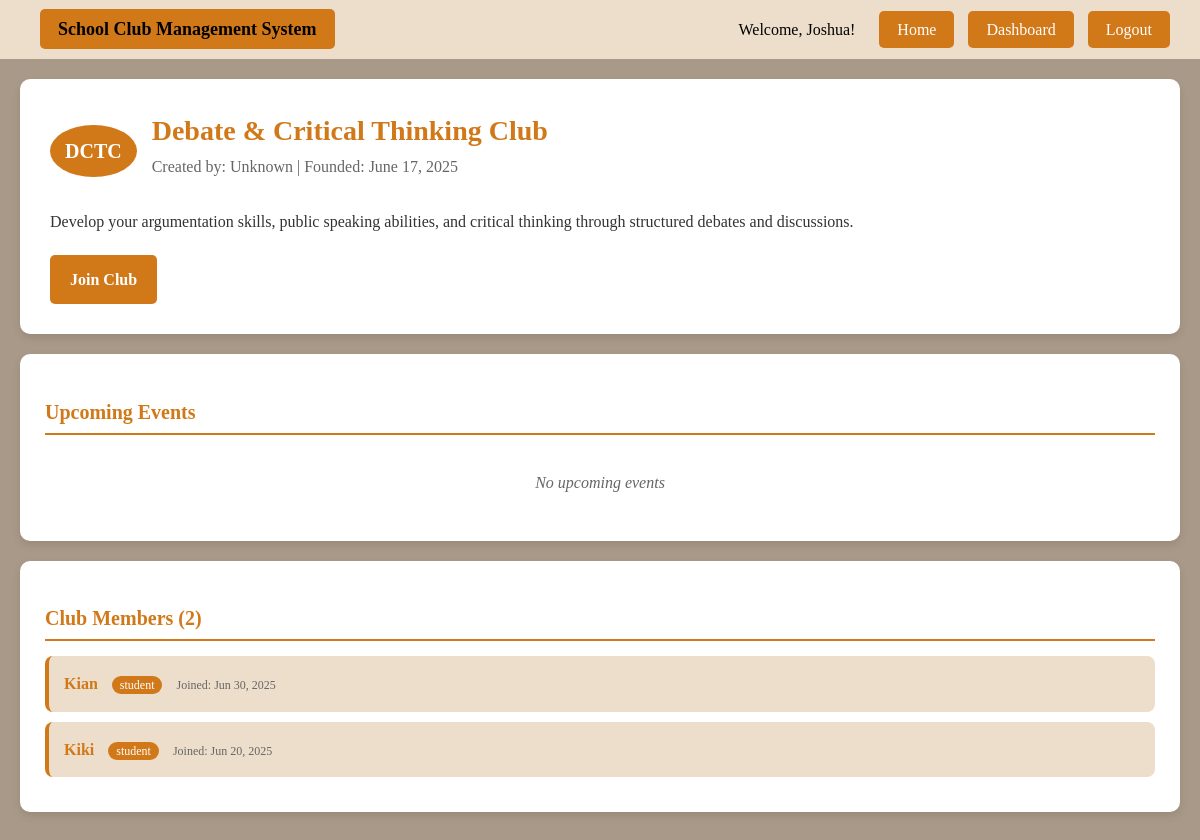
Screenshot of /club_details.php?id=4 (signed in) with the database file from the repository.
### tables this page shows
CREATE TABLE `clubs` (
  `id` int(11) NOT NULL,
  `patron_id` int(11) NOT NULL,
  `name` varchar(100) NOT NULL,
  `initials` varchar(10) NOT NULL,
  `description` text DEFAULT NULL,
  `created_by` int(11) DEFAULT NULL,
  `created_at` timestamp NOT NULL DEFAULT current_timestamp()
);

CREATE TABLE `memberships` (
  `id` int(11) NOT NULL,
  `user_id` int(11) NOT NULL,
  `club_id` int(11) NOT NULL,
  `status` enum('pending','approved','rejected') DEFAULT 'pending',
  `joined_at` timestamp NOT NULL DEFAULT current_timestamp()
);

CREATE TABLE `users` (
  `id` int(11) NOT NULL,
  `username` varchar(50) NOT NULL,
  `surname` varchar(100) DEFAULT NULL,
  `email` varchar(100) NOT NULL,
  `school_id` varchar(50) NOT NULL,
  `password` varchar(255) NOT NULL,
  `role` enum('student','club_manager','admin') DEFAULT 'student',
  `created_at` timestamp NOT NULL DEFAULT current_timestamp()
);

### club_details.php (the view, shortened to what this page needs)
<?php
$conn = new mysqli("localhost", "root", "", "ics_project");
$club_id = isset($_GET['id']) ? intval($_GET['id']) : 0;
$club_stmt = $conn->prepare("SELECT c.*, u.username as creator_name FROM clubs c LEFT JOIN users u ON c.created_by = u.id WHERE c.id = ?");
$club_stmt->bind_param("i", $club_id);
$club_stmt->execute();
$club_result = $club_stmt->get_result();
$club = $club_result->fetch_assoc();
$events_stmt = $conn->prepare("SELECT * FROM events WHERE club_id = ? ORDER BY event_date DESC");
$events_stmt->bind_param("i", $club_id);
$events_stmt->execute();
$events_result = $events_stmt->get_result();
$members_stmt = $conn->prepare("SELECT u.username, u.role, m.joined_at FROM memberships m JOIN users u ON m.user_id = u.id WHERE m.club_id = ? ORDER BY m.joined_at DESC");
$members_stmt->bind_param("i", $club_id);
$members_stmt->execute();
$members_result = $members_stmt->get_result();
$is_member = false;
$user_id = isset($_SESSION['user_id']) ? $_SESSION['user_id'] : 0;
if ($user_id > 0) {
    $member_check = $conn->prepare("SELECT id FROM memberships WHERE user_id = ? AND club_id = ?");
    $member_check->bind_param("ii", $user_id, $club_id);
    $member_check->execute();
    $is_member = $member_check->get_result()->num_rows > 0;
}
?>
<!DOCTYPE html>
<html>
<head>
</head>
<body>
    <div class="navbar">
        <div class="logo">
            <a href="home.php" style="color: black; text-decoration: none;">
                School Club Management System
            </a>
        </div>
        <div>
            <?php if (isset($_SESSION['username'])): ?>
                <span style="color: black; margin-right: 10px;">
                    Welcome, <?php echo htmlspecialchars($_SESSION['username']); ?>!
                </span>
                <a href="home.php">Home</a>
                <a href="student_dashboard.php">Dashboard</a>
                <a href="logout.php">Logout</a>
            <?php else: ?>
                <a href="home.php">Home</a>
                <a href="login.php">Login</a>
            <?php endif; ?>
        </div>
    </div>
    <div class="container">
        <div class="club-header">
            <div class="club-title">
                <div class="club-initials-badge"><?php echo htmlspecialchars($club['initials']); ?></div>
                <div>
                    <h1 class="club-name"><?php echo htmlspecialchars($club['name']); ?></h1>
                    <div class="club-meta">
                        Created by: <?php echo htmlspecialchars($club['creator_name'] ?? 'Unknown'); ?> |
                        Founded: <?php echo date('F j, Y', strtotime($club['created_at'])); ?>
                    </div>
                </div>
            </div>
            <div class="club-description">
                <?php echo htmlspecialchars($club['description']); ?>
            </div>
            <?php if (isset($_SESSION['user_id'])): ?>
                <div class="action-buttons">
                    <?php if ($is_member): ?>
                        <span class="btn btn-success">✓ You are a member</span>
                        <a href="leave_club.php?id=<?php echo $club_id; ?>" class="btn btn-secondary"
                           onclick="return confirm('Are you sure you want to leave this club?')">Leave Club</a>
                    <?php else: ?>
                        <a href="join_club.php?id=<?php echo $club_id; ?>" class="btn btn-primary">Join Club</a>
                    <?php endif; ?>
                </div>
            <?php else: ?>
                <div class="action-buttons">
                    <a href="login.php" class="btn btn-primary">Login to Join Club</a>
                </div>
            <?php endif; ?>
        </div>
        <div class="section">
            <h2 class="section-title">Upcoming Events</h2>
            <?php if ($events_result->num_rows > 0): ?>
                <?php while($event = $events_result->fetch_assoc()): ?>
                    <div class="event-item">
                        <div class="event-title"><?php echo htmlspecialchars($event['title']); ?></div>
                        <div class="event-date">
                            <?php echo $event['event_date'] ? date('F j, Y', strtotime($event['event_date'])) : 'Date TBD'; ?>
                        </div>
                        <div><?php echo htmlspecialchars($event['description']); ?></div>
                    </div>
                <?php endwhile; ?>
            <?php else: ?>
                <div class="no-content">No upcoming events</div>
            <?php endif; ?>
        </div>
        <div class="section">
            <h2 class="section-title">Club Members (<?php echo $members_result->num_rows; ?>)</h2>
            <?php if ($members_result->num_rows > 0): ?>
                <?php while($member = $members_result->fetch_assoc()): ?>
                    <div class="member-item">
                        <span class="member-name"><?php echo htmlspecialchars($member['username']); ?></span>
                        <span class="member-role"><?php echo htmlspecialchars($member['role']); ?></span>
                        <span style="color: #666; font-size: 12px; margin-left: 10px;">
                            Joined: <?php echo date('M j, Y', strtotime($member['joined_at'])); ?>
                        </span>
                    </div>
                <?php endwhile; ?>
            <?php else: ?>
                <div class="no-content">No members yet</div>
            <?php endif; ?>
        </div>
    </div>
</body>

### club_details.php (style rules this page uses)
body { font-family: 'Times New Roman', Times, serif; margin: 0; padding: 0; background-color: rgb(169, 153, 136); line-height: 1.6; }
.navbar { background-color: rgb(237, 222, 203); padding: 15px 30px; display: flex; justify-content: space-between; align-items: center; }
.navbar .logo { font-size: 18px; font-weight: bold; color: black; }
.navbar a { background-color: rgb(209, 120, 25); color: #fff; padding: 10px 18px; text-decoration: none; border-radius: 5px; transition: background-color 0.3s ease; margin-left: 10px; }
.container { max-width: 1200px; margin: 0 auto; padding: 20px; }
.club-header { background-color: white; border-radius: 10px; padding: 30px; margin-bottom: 20px; box-shadow: 0 4px 8px rgba(0, 0, 0, 0.1); }
.club-title { display: flex; align-items: center; gap: 15px; margin-bottom: 15px; }
.club-initials-badge { background-color: rgb(209, 120, 25); color: white; padding: 10px 15px; border-radius: 50%; font-weight: bold; font-size: 20px; }
.club-name { font-size: 28px; color: rgb(209, 120, 25); margin: 0; }
.club-meta { color: #666; margin-bottom: 15px; }
.club-description { font-size: 16px; color: #333; }
.action-buttons { margin-top: 20px; display: flex; gap: 10px; }
.btn { padding: 12px 20px; border: none; border-radius: 5px; cursor: pointer; text-decoration: none; display: inline-block; transition: background-color 0.3s ease; font-weight: bold; }
.btn-primary { background-color: rgb(209, 120, 25); color: white; }
.section { background-color: white; border-radius: 10px; padding: 25px; margin-bottom: 20px; box-shadow: 0 4px 8px rgba(0, 0, 0, 0.1); }
.section-title { color: rgb(209, 120, 25); font-size: 20px; margin-bottom: 15px; border-bottom: 2px solid rgb(209, 120, 25); padding-bottom: 5px; }
.event-item, .member-item { background-color: rgb(237, 222, 203); padding: 15px; margin-bottom: 10px; border-radius: 8px; border-left: 4px solid rgb(209, 120, 25); }
.member-name { font-weight: bold; color: rgb(209, 120, 25); }
.member-role { background-color: rgb(209, 120, 25); color: white; padding: 2px 8px; border-radius: 12px; font-size: 12px; margin-left: 10px; }
.no-content { text-align: center; color: #666; font-style: italic; padding: 20px; }

### rows the page displays
clubs: initials "DCTC", name "Debate & Critical Thinking Club", created_at "June 17, 2025", description "Develop your argumentation skills, public speaking abilities, and critical thinking through structured debates and discussions."
memberships: user.username "Kian", user.role "student", joined_at "Jun 30, 2025"
memberships: user.username "Kiki", user.role "student", joined_at "Jun 20, 2025"

### other values shown
$_SESSION['username'] "Joshua"
$club['creator_name'] "Unknown"
$members_result->num_rows "2"
